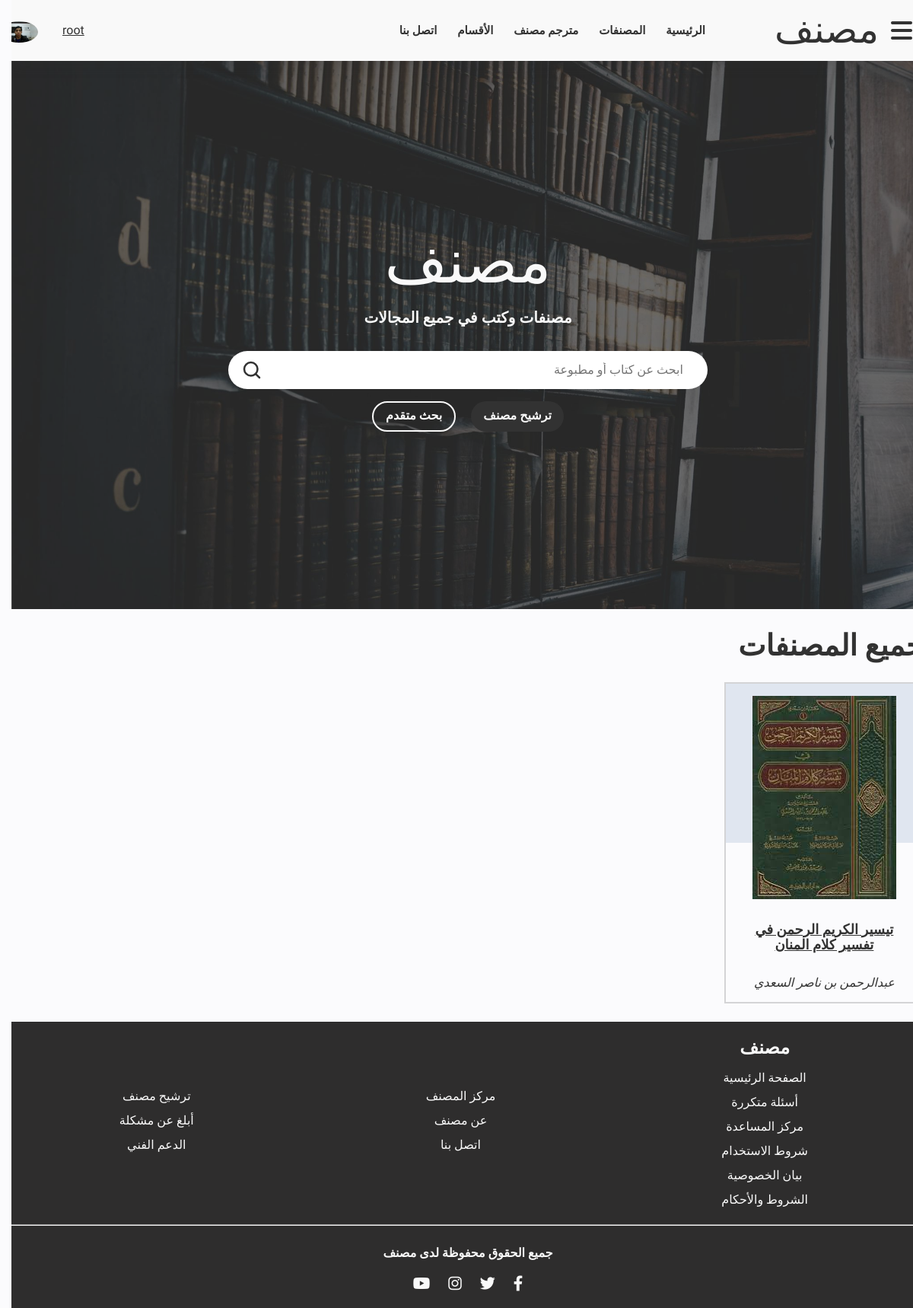
The app's page /mosannaf/ (signed in) with its own data.
### users/models.py (models this page shows, shortened)
class Profile(models.Model):
    user = models.OneToOneField(User, on_delete=models.CASCADE, verbose_name="المستخدم")
    image = models.ImageField(default='default.jpg', upload_to='profile_pics/', verbose_name='صورة الملف الشخصي', null=True, blank=True)
    class Meta:
        verbose_name='ملف شخصي'
        verbose_name_plural ='الملفات الشخصية'

### pages/models.py (models this page shows)
class Home(models.Model):
    main_sentence = models.CharField(
        max_length=150, verbose_name='الجملة الرئيسية')
    sub_sentence = models.CharField(
        max_length=250, verbose_name='الجملة الثانوية (الفرعية)')
    main_img = models.ImageField(upload_to='mainImages/', verbose_name="الصورة الرئيسية")
    class Meta:
        verbose_name = 'الصفحة الرئيسية'
        verbose_name_plural = 'الصفحة الرئيسية'

### mosannaf/models.py (models this page shows, shortened)
class Mosannaf(models.Model):
    name = models.CharField(max_length=255, verbose_name='اسم المصنف', unique=True)
    meaning = models.TextField(verbose_name='تفسير اسم المصنف')
    summary = models.TextField(verbose_name='نبذه عن المصنف')
    m_type = models.ForeignKey(
        'Type', on_delete=models.SET_NULL, blank=True, null=True, verbose_name='نوع المصنف')
    chain = models.CharField(max_length=200, verbose_name='سلسلة')
    related_to = models.ForeignKey(
        "Mosannaf", on_delete=models.SET_NULL, null=True, blank=True, verbose_name='ذو علاقة', related_name='mosannaf_related_to')
    competitor = models.ForeignKey(
        "Mosannaf", on_delete=models.SET_NULL, verbose_name="منافس", null=True, blank=True, related_name='mosannaf_competitor')
    contrary = models.ForeignKey(
        "Mosannaf", on_delete=models.SET_NULL, blank=True, null=True, verbose_name='منافي', related_name='mosannaf_contrary')
    fields = models.ManyToManyField("Field", verbose_name="المجالات")
    category = models.ForeignKey(
        "MosannafCategory", verbose_name="الفئة", on_delete=models.SET_NULL, null=True, blank=True)
    specialization = models.ForeignKey(
        "Specialization", verbose_name="التخصصص", on_delete=models.SET_NULL, null=True, blank=True)
    original_lang = models.ForeignKey(
        "Lang", verbose_name="أصل لغة المصنف", on_delete=models.SET_NULL, null=True, blank=True)
    date_published = models.DateField(
        verbose_name='تاريخ النشر', null=True, blank=True)
    parts_count = models.IntegerField(default=0, verbose_name='الأجزاء')
    pages_count = models.IntegerField(default=0, verbose_name='الصفحات')
    units_count = models.IntegerField(default=0, verbose_name='اﻷبواب')
    chapters_count = models.IntegerField(default=0, verbose_name='الفصول')
    subject = models.CharField(
        verbose_name="الموضوع", blank=True, null=True, max_length=100)
    branch = models.ForeignKey(
        "Branch", verbose_name='القسم', on_delete=models.SET_NULL, blank=True, null=True)
    sub_branch = models.ForeignKey(
        "SubBranch", verbose_name='القسم الفرعي', on_delete=models.SET_NULL, blank=True, null=True)
    chapter = models.CharField(max_length=200, verbose_name="الفصل")
    field = models.CharField(max_length=200, verbose_name="المجال")
    activity = models.CharField(max_length=200, verbose_name="النشاط")
    image = models.ImageField(verbose_name='صورة المصنف', upload_to='covers/',
                              height_field=None, width_field=None, max_length=None)
    file = models.FileField(verbose_name='ملف المصنف',
                            upload_to='mosannafat/', max_length=100)
    m_format = models.ForeignKey(
        "Formats", verbose_name="صيغة المصنف", blank=True, null=True, on_delete=models.SET_NULL)
    m_form = models.ForeignKey(
        "Forms", verbose_name="شكل المصنف", blank=True, null=True, on_delete=models.SET_NULL)
    m_size = models.CharField(max_length=200, verbose_name="حجم المصنف")
    measurement = models.ForeignKey(
        "Measurement", verbose_name="قياس المصنف", blank=True, null=True, on_delete=models.SET_NULL)
    preparation = models.ForeignKey(
        "Preparation", verbose_name='إعداد', on_delete=models.SET_NULL, blank=True, null=True)
    author = models.ForeignKey(
        "Author", verbose_name='المؤلف', on_delete=models.SET_NULL, blank=True, null=True)
    checker = models.ForeignKey(
        "Checker", verbose_name='المحقق', on_delete=models.SET_NULL, blank=True, null=True)
    publisher = models.ForeignKey(
        "publisher.Publisher", verbose_name='ناشر', on_delete=models.SET_NULL, blank=True, null=True)
    printing_house = models.ForeignKey(
        "PrintingHouse", on_delete=models.SET_NULL, null=True, blank=True, verbose_name="المطبعة")
    print_year = models.CharField(verbose_name="سنة الطباعة", max_length=20)
    print_number = models.CharField(verbose_name="رقم طبعة", max_length=20)
    publish_year = models.CharField(verbose_name="سنة النشر", max_length=20)
    isbn = models.CharField(verbose_name='ردمك', max_length=50)
    issn = models.CharField(verbose_name='ردمد', max_length=50)
    deposit_number = models.CharField(
        verbose_name='رقم الايداع', max_length=60)
    iso = models.CharField(max_length=200, verbose_name='ايزو')
    cover_artist = models.ForeignKey(
        "CoverArtists", verbose_name="فنان الغلاف", on_delete=models.SET_NULL, null=True, blank=True)
    slug = models.SlugField(verbose_name='الاسم الظاهر في الرابط', max_length=100, allow_unicode=True, null=True, blank=True, unique=True)
    def __str__(self):
        return str(self.name)
    class Meta:
        verbose_name = 'مصنف'
        verbose_name_plural = 'المصنفات'

class Author(models.Model):
    name = models.CharField(verbose_name='الاسم', max_length=150)
    def __str__(self):
        return self.name
    class Meta:
        verbose_name = 'مؤلف'
        verbose_name_plural = 'المؤلفون'

### mosannaf/views.py (the view)
# urls.py: path('', all, name='all'),
def all(request):
    mosannafs = Mosannaf.objects.all().order_by('-date_published')
    content = Home.objects.last()
    context = {
        'mosannafs': mosannafs,
        'content': content,
    }
    return render(request, 'mosannaf/all.html', context)

### users/templatetags/user_info.py (called while the page is built)
@register.filter(name='user_image')
def user_img(user):
    img_url = Profile.objects.get(user=user).image.url
    return img_url

### mosannaf/templates/mosannaf/all.html (shortened to what this page needs)
{% extends 'base.html' %}
{% load static %}
{% block content %}
{% include 'main.html' %}
<section class=" section books-section" id="mainwoman">
    <div class="container swiper mySwiper">
        <div class="heading">
            <h1 class="intro-heading">جميع المصنفات</h1>
        </div>
        <div class="books swiper-wrapper">
            {% for mosannaf in mosannafs %}
            <div class="book swiper-slide">
                <img src="{{mosannaf.image.url}}" alt="" class="book_img">
                <p class="book_title">
                    <a href="{% url 'mosannaf:details' mosannaf.slug %}">{{mosannaf}}</a>
                </p>
                <i>{{mosannaf.author}}</i>
            </div>
            {% endfor %}
        </div>
    </div>
</section>
{% endblock content %}

### templates/base.html (shortened to what this page needs)
{% load static %}
{% load user_info %}
<!DOCTYPE html>
<html lang="ar" dir="rtl">
<head>
    <link rel="stylesheet" href="https://cdn.jsdelivr.net/npm/swiper/swiper-bundle.min.css" />
    <link rel="stylesheet" href="https://cdnjs.cloudflare.com/ajax/libs/font-awesome/6.2.0/css/all.min.css"
 />
    <link rel="stylesheet" href="{% static './css/normalize.css' %}">
    <link rel="stylesheet" href="{% static './css/main.css' %}">
<link rel="stylesheet" href="{% static  '/css/footer.css' %}">
</head>
<body>
<div class="content" style="width:100%; min-height: 100vh !important; position: relative;">
    <header>
        <div class="container">
            <div class="humburger">
                <i class="fa-solid fa-bars"></i>
            </div>
            <div class="logo">
                <a href="{% url 'pages:index' %}" class="logo-text">مصنف</a>
            </div>
            <div class="header-nav">
                <ul>
                    <li><a href="{% url 'pages:index' %}" class="list-item">الرئيسية</a></li>
                    <li><a href="{% url 'mosannaf:all' %}" class="list-item">المصنفات</a></li>
                    <li><a href="{% url 'mosannaf:all' %}" class="list-item">مترجم مصنف</a></li>
                    <li><a href="{% url 'mosannaf:categories' %}" class="list-item">الأقسام</a></li>
                    <li><a href="{% url 'pages:contact' %}" class="list-item">اتصل بنا</a></li>
                </ul>
            </div>
            {% if user.is_authenticated %}
            <div class="cta">
                <a href="{% url 'accounts:profile' %}">{{user}}</a>
            </div>
            {% endif %}
            <div class="profile">
                <a href="{% url 'accounts:profile' %}" class="list-item black">
                    {% if user.is_authenticated %}
                    <img src="{{request.user|user_image}}" alt={{request.user}} class="profile-img" alt="">
                    {% endif %}
                </a>
            </div>
        </div>
    </header>
    {% block content %}
    {% endblock content %}
    <footer style="position: absolute; left: 0; bottom: -400px; min-height: 300px; width: 100%;">
        <div class="container">
        <div class="part1">
            <div>
                <a href="#"><span>مصنف</span></a>
                <a href="#">الصفحة الرئيسية</a>
                <a href="#">أسئلة متكررة</a>
                <a href="#">مركز المساعدة</a>
                <a href="#">شروط الاستخدام</a>
                <a href="#">بيان الخصوصية</a>
                <a href="#">الشروط والأحكام</a>
            </div>
            <div> <ul>
                    <li><a href="#">مركز المصنف </a></li>
                    <li><a href="#"> عن مصنف </a></li>
                    <li><a href="#">اتصل بنا </a></li>
                </ul></div>
            <div>
                <ul>
                    <li><a href="#">ترشيح مصنف</a></li>
                    <li><a href="#">أبلغ عن مشكلة</a></li>
                    <li><a href="#">الدعم الفني</a></li>
                </ul>
            </div>
        </div>
        <div class="container">
            <hr>
        </div>
    </div>
        <div class="part2">
            <h4 class="copyrights-sentence">جميع الحقوق محفوظة لدى مصنف</h4>
            <div class="social-links">
                <a href="#"><i class="fab fa-facebook-f"></i></a>
                <a href="#"><i class="fab fa-twitter"></i></a>
                <a href="#"><i class="fab fa-instagram"></i></a>
                <a href="#"><i class="fab fa-youtube"></i></a>
            </div>
        </div>
    </footer>
    </div>
</body>
</html>

### templates/main.html (shortened to what this page needs)
{% load static %}
<main style="background: url({{content.main_img.url}});">
    <div class="container">
        <p class="heading intro-title">{{content.main_sentence}}</p>
        <p class="sub-text">{{content.sub_sentence}}</p>
        <form action="{% url 'mosannaf:search' %}" method="get">
            <div class="search">
                <input type="text" name="search_input" placeholder="ابحث عن كتاب أو مطبوعة">
                <img src="{% static './assets/images/search-outline.svg' %}" alt="">
            </div>
        </form>
        <div class="cta">
            <a href="{% url 'pages:suggest' %}" class="btn btn-solid-dark">ترشيح مصنف</a>
            <a href="{% url 'mosannaf:advanced-search' %}" class="btn btn-outline-light">بحث متقدم</a>
        </div>
    </div>
</main>

### project/static/css/main.css (style rules this page uses)
:root { --main-background-color: #323232; --main-duration: .2s; --primary-color: #f9f9f9; --secondary-color: #323232; --gold-color: #E47B01; --danger-color: #dc3545; }
* { padding: 0; margin: 0; box-sizing:border-box; -webkit-box-sizing: border-box; -moz-box-sizing: border-box; transition: all var(--main-duration) ease-in-out; font-family: 'cairo', sans-serif; color: var(--secondary-color); }
html { scroll-behavior: smooth; }
body { background: #FBFBFD; }
header { background: var(--primary-color); height: 80px; padding: 0 1rem; box-shadow: 0 6px 15px #32323240; position: sticky; width: 100%; top: 0; z-index: 10000; }
header .container { display: flex; justify-content: space-around; align-items: center; height: 100%; margin: 0 auto; }
header .logo, header .cta { flex:1; cursor: pointer; }
header .header-nav { flex:2; }
.humburger { cursor: pointer; }
.humburger i { color: var(--secondary-color); font-size: 2rem; margin-left: 1rem; }
header .logo .logo-text { color: var(--secondary-color); font-family: "Lalezar", "Cairo"; font-size: 50px; text-decoration: none; }
header .header-nav ul { display: flex; justify-content: space-around; list-style: none; }
.list-item { color: var(--secondary-color); text-decoration: none; font-size: 15px; font-weight: bold; font-family: "Cairo", sans-serif; }
.list-item.black { color: var(--primary-color); }
header .cta { flex:2 !important; display: flex; justify-content: flex-end; align-items: center; }
.profile { cursor:pointer; margin-right: 2rem; width: 50px; height: 50px; border-radius: 50%; display: flex; justify-content: center; align-items: center; }
.profile img { max-width: 100%; height: 100%; border-radius: 50%; margin-top:.5rem; }
.profile a { color: #323232; }
main { min-height: calc(100vh - 80px); background-position: center center; background-repeat: no-repeat !important; background-size: cover !important; max-width: 100%; display: flex; justify-content: center; align-items: center; position: relative; }
main::after { content: ""; width: 100%; height: 100% !important; position: absolute; background: #32323265 !important ; top: 0; right: 0; }
main .container { display: flex; flex-direction: column; align-items: center; justify-content: center; z-index: 10; }
main .container .intro-title { font-size: 80px; color: #f9f9f9; }
main form { width: 630px; }
main .search { width: 100%; position: relative; margin: 0 auto; }
main .search input { max-width: 100%; width: 100%; height: 50px; padding: 0 2rem; margin: 0 auto; border-radius: 50px; outline: none; border:none; color: #323232; position: relative; }
main .search img { width: 30px; position: absolute; left: 1rem; top: 10px; cursor: pointer; }
main .cta { display: flex; gap:20px; margin:1rem auto; }
.heading { font-size: 1.2rem ; color: var(--secondary-color); margin: 1rem 0 ; }
.btn { padding: .5rem 1rem; border-radius:20px; display: flex; justify-content: center; align-items: center; text-align: center; color: var(--primary-color); text-decoration: none; height: fit-content; min-width: 100px; width: fit-content; max-width: 100%; font-weight: bold; height: 40px; user-select: none; outline: none; border:0; cursor: pointer !important; }
.btn-solid-dark { background: var(--secondary-color); color: var(--primary-color); }
.btn-outline-light { border: 2px solid var(--primary-color); }
.container { margin: 0 auto; margin-bottom: 1rem; height: fit-content; }
@media (min-width: 1200px) { .container { width: 1199px !important; } }
.section { margin-bottom:1rem ; }
.book { padding: 1rem; position: relative; border: 2px solid #32323230; display: flex; justify-content: center; align-items: center; flex-direction: column; gap:20px; width: 100%; min-height: 350px; }
.book img { max-width: 100%; }
.book::after { content: ""; position: absolute; top:0; right: 0; width: 100%; height: 50%; z-index: -1; background: #E0E6F0; }
.book .book_title { text-align: center; margin: 10px 0; font-weight: bold; font-size: 18px; cursor: pointer; text-decoration: none; }
form { margin-top: 1rem; }
.sub-text { font-size: 20px; color: var(--primary-color); margin-bottom: 1rem ; font-weight: bold; }

### records on screen
Home: main_img (picture), main_sentence "مصنف", sub_sentence "مصنفات وكتب في جميع المجالات"
Mosannaf: image (picture), name "تيسير الكريم الرحمن في تفسير كلام المنان", author "عبدالرحمن بن ناصر السعدي"

### other values on screen
{{ user }} "root"
